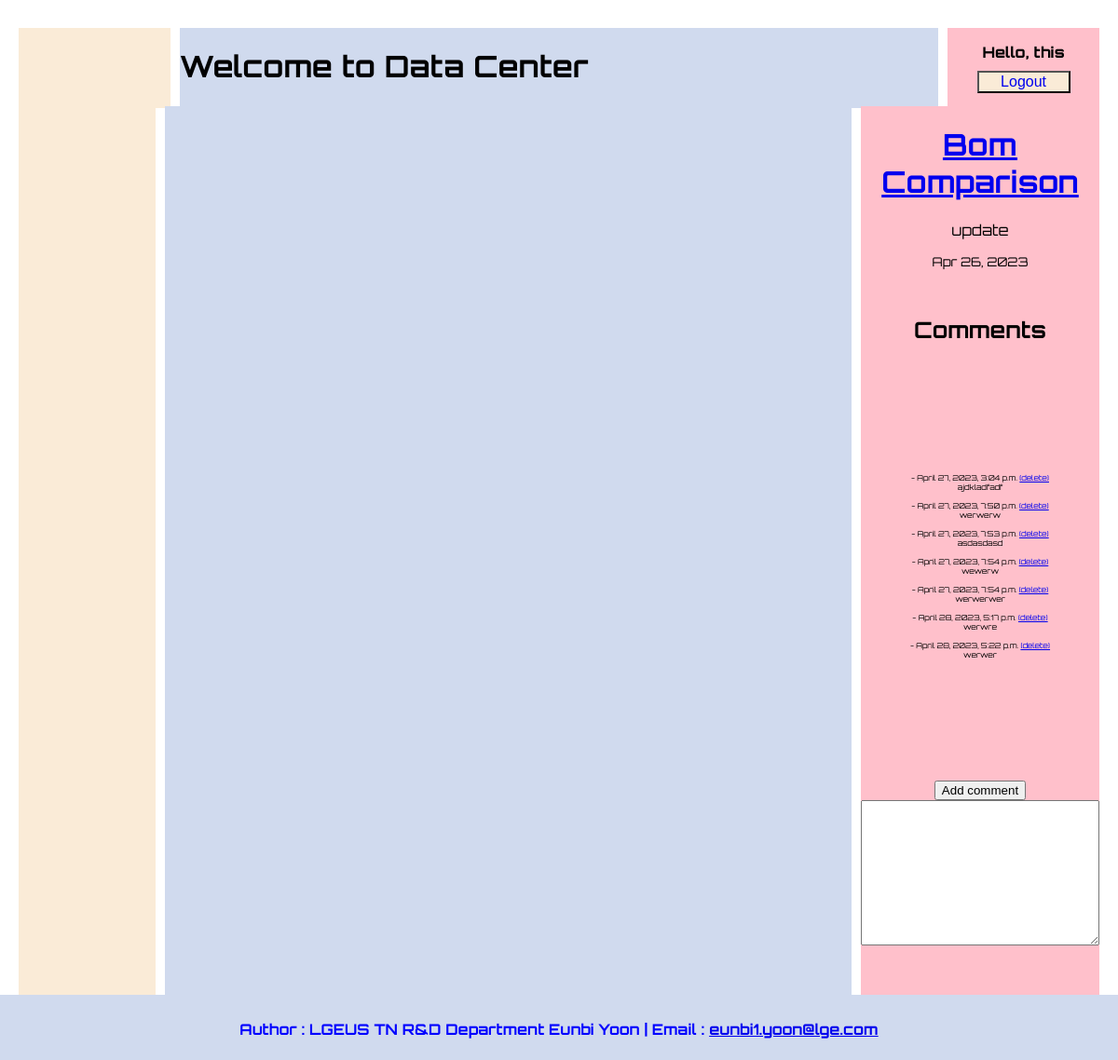
Screenshot of /bom-comparison/2/ (signed in) with the database file from the repository.
### sections/models.py (models this page shows, shortened)
class Post(models.Model):
    category=models.ForeignKey(Category, related_name='post_model', on_delete=models.CASCADE)
    title=models.CharField(max_length=255)
    slug=models.SlugField()
    intro=models.TextField()
    body=models.TextField()
    date_added=models.DateTimeField(auto_now_add=True)

class Comment(models.Model):
    post=models.ForeignKey(Post, related_name='comment_model', on_delete=models.CASCADE)
    name=models.CharField(max_length=255)
    body=models.TextField()
    date_added=models.DateTimeField(auto_now_add=True)

### sections/views.py (the view)
# urls.py: path('<slug:slug>/<int:pk>/', detailView, name='detail_url'),
def detailView(request, slug, pk):
    post=Post.objects.get(slug=slug, pk=pk)
    if request.method=='POST':
        form=CommentForm(request.POST)
        if form.is_valid():
            obj=form.save(commit=False)
            obj.post=post
            obj.save()
            return redirect('detail_url',slug=post.slug, pk=post.pk)
    else:
        form=CommentForm()
    context={
        'post_detail':post,
        'form_detail':form,
        'id':pk
    }
    return render(request,'detail.html', context)

### sections/forms.py
class CommentForm(ModelForm):
    class Meta:
        model=Comment
        fields=['body']

### templates/detail.html (shortened to what this page needs)
{% extends 'base.html' %}
{% block navigator %}
    <div class="detail-category">
        <div class="detail-title">
            <a href="{% url 'category_url' post_detail.category.slug %}"><h1>{{ post_detail.title }}</h1></a>
            {{ post_detail.intro }}
            <small><br/><time>{{ post_detail.date_added|date:"M d, Y" }}</time></small>
        </div>
        <div class="detail-comment">
            <h2>Comments</h2>
            <article style="font-size:0.5rem">
                {% for comment in post_detail.comment_model.all %}
                    {{comment.name}}- {{comment.date_added}}
                    <a href="{& url 'delete_post' post_detail.slug %}">(delete)</a>
                    <br/>{{comment.body}}
                    <br/>
                    <br/>
                {% endfor %}
            </article>
            {% if user.is_authenticated %}
            <form method="post" action=".">
                <input type="submit" value="Add comment">
                {{ form_detail.as_table }}
            </form>
            {% endif %}
        </div>
    </div>
{% endblock %}

### templates/base.html (shortened to what this page needs)
<!doctype html>
<html lang="en">
  <head>
    {% load static %}
    <link rel="stylesheet" href="{% static 'css/style2.css' %}">
  </head>
  <body>
    <div class="top">
      <div class="sidebar"></div>
      <div class="container">
        <div class="user-name">
          <h1 class="typing-demo">
              {% block name %}
              Welcome to Data Center
              {% endblock%}
          </h1>
        </div>
      </div>
      <div class="navigator">
        <div class="user-banner">
          {% if user.is_authenticated %}
            <p>Hello, {{user.username}}
            <button>
                <a href="{% url 'logout_url' %}">Logout</a>
            </button>
          {% else %}
            <p>Login Here
            <button>
                <a href="{% url 'login_url' %}">Login</a>
            </button>
          {% endif %}
          </p>
        </div>
      </div>
    </div>
    <div class="main">
      <div class="sidebar">
      </div>
      <div class="container">
      </div>
      <div class="navigator">
        {% block navigator %}
        {% endblock %}
      </div>
    </div>
    <footer class="footer">
      <h5>
          Author : LGEUS TN R&D Department Eunbi Yoon |  Email :
          <a href = "mailto: eunbi1.yoon@lge.com"> eunbi1.yoon@lge.com</a>
      </h5>
  </footer>
  </body>
</html>

### statics/css/style2.css (style rules this page uses)
body { margin:auto; font-family: 'Orbitron'; }
.top { display: grid; grid-template-columns: 1fr 5fr 1fr; gap:10px; height: 8vh; margin: 30px 20px 20px; }
.main { display: grid; grid-template-columns: 1fr 5fr 1fr; height: 77vh; gap:10px; margin:auto 20px; }
.sidebar { grid-column: 1; background-color:antiquewhite; }
.container { grid-column: 2; background-color:#D0DAEE; }
.navigator { grid-column: 3; background-color:pink; }
.top .navigator p { font-size: 1rem; font-weight: 800; text-align: center; }
.top .navigator .user-banner button { background-color: antiquewhite; margin: 0 10px; width:100px; font-size:1rem; margin-top:10px; }
.top .navigator .user-banner button a { text-decoration: none; }
footer { position:fixed; bottom:0; left:0; width:100%; height: 70px; background-color: #D0DAEE; }
footer h5 { font-size: 1rem; text-align: center; color:blue; }
.detail-category { display: grid; grid-template-rows: 1fr 4fr; text-align: center; }
.detail-category .detail-title { display: grid; grid-row: 1; margin-bottom: 30px; }
.detail-category .detail-comment { display: grid; grid-row: 2; }
textarea { width:250px; }

### rows the page displays
Post: title "Bom Comparison", intro "update", date_added "Apr 26, 2023"
Comment: date_added "April 27, 2023, 3:04 p.m.", body "ajdkladfadf"
Comment: date_added "April 27, 2023, 7:50 p.m.", body "werwerw"
Comment: date_added "April 27, 2023, 7:53 p.m.", body "asdasdasd"
Comment: date_added "April 27, 2023, 7:54 p.m.", body "wewerw"
Comment: date_added "April 27, 2023, 7:54 p.m.", body "werwerwer"
Comment: date_added "April 28, 2023, 5:17 p.m.", body "werwre"
Comment: date_added "April 28, 2023, 5:22 p.m.", body "werwer"

### other values shown
{{ user.username }} "this"
